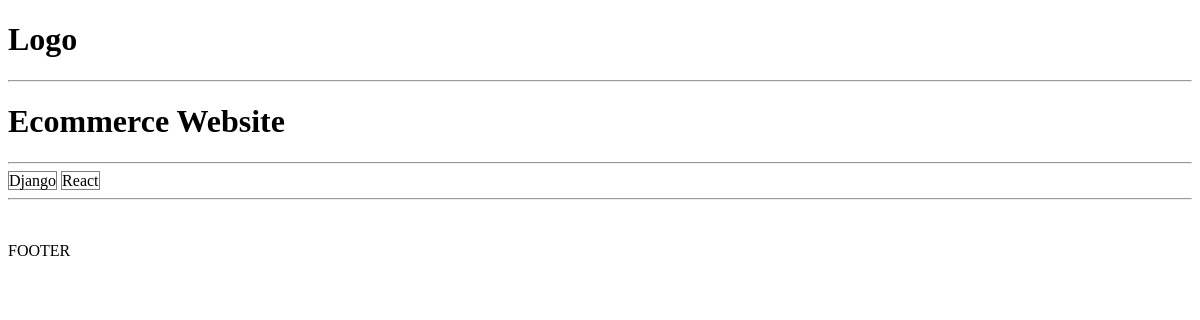
Before: /project/81064861-0a12-438d-be23-6591b78384c2/ with the older database file.
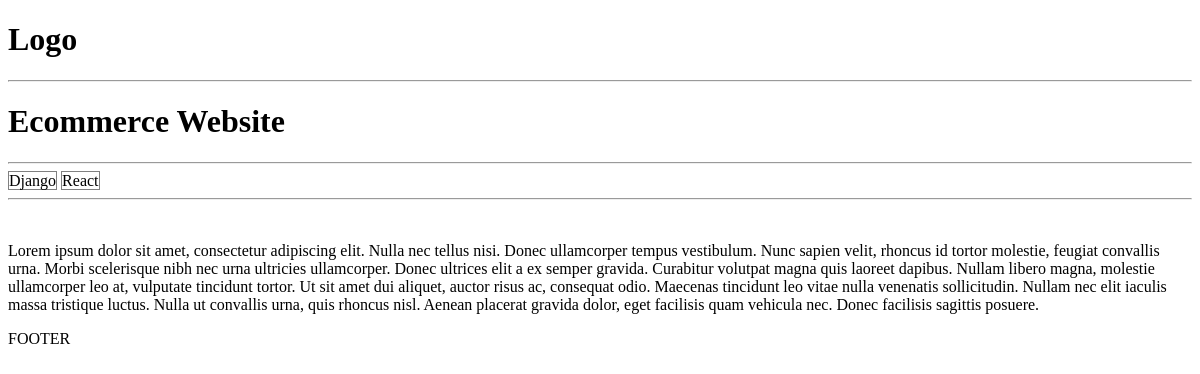
After: the same page with the newer database file.
### projects/models.py (models this page shows, shortened)
class Project(models.Model):
    title = models.CharField(max_length=200)
    description = models.TextField(null=True, blank=True)
    demo_link = models.CharField(max_length=2000, null=True, blank=True)
    source_link = models.CharField(max_length=2000, null=True, blank=True)
    tags = models.ManyToManyField('Tag', blank=True)
    vote_total = models.IntegerField(default=0, null=True, blank=True)
    vote_ratio = models.IntegerField(default=0, null=True, blank=True)
    created = models.DateTimeField(auto_now_add=True)
    id = models.UUIDField(default=uuid.uuid4, unique=True,
                          primary_key=True, editable=False)

### projects/views.py (the view)
# urls.py: path('project/<str:pk>/', views.project, name="project"),
def project(request, pk):
    projectObj = Project.objects.get(id=pk)
    return render(request, 'projects/single-project.html', {'project': projectObj})

### projects/models.py (called while the page is built)
    def __str__(self):
        return self.name

### projects/templates/projects/single-project.html
{% extends 'main.html' %}
{% block content %}
<h1>{{project.title}}</h1>
<hr>
{% for tag in project.tags.all %}
    <span style="border:1px solid grey">{{tag}}</span>
{% endfor %}
<hr>
<br>
<p>{{project.description}}</p>
{% endblock %}

Changed rows visible on the page:
changed Project "Ecommerce Website": description (not shown) → "Lorem ipsum dolor sit amet, consectetur adipiscing elit. Nulla nec tellus nisi. Donec ullamcorper tempus vestibulum. Nunc sapien velit, rhoncus id tortor molestie, feugiat convallis urna. Morbi scelerisque nibh nec urna ultricies ullamcorper. Donec ultrices elit a ex semper gravida. Curabitur volutpat magna quis laoreet dapibus. Nullam libero magna, molestie ullamcorper leo at, vulputate tincidunt tortor. Ut sit amet dui aliquet, auctor risus ac, consequat odio. Maecenas tincidunt leo vitae nulla venenatis sollicitudin. Nullam nec elit iaculis massa tristique luctus. Nulla ut convallis urna, quis rhoncus nisl. Aenean placerat gravida dolor, eget facilisis quam vehicula nec. Donec facilisis…"
